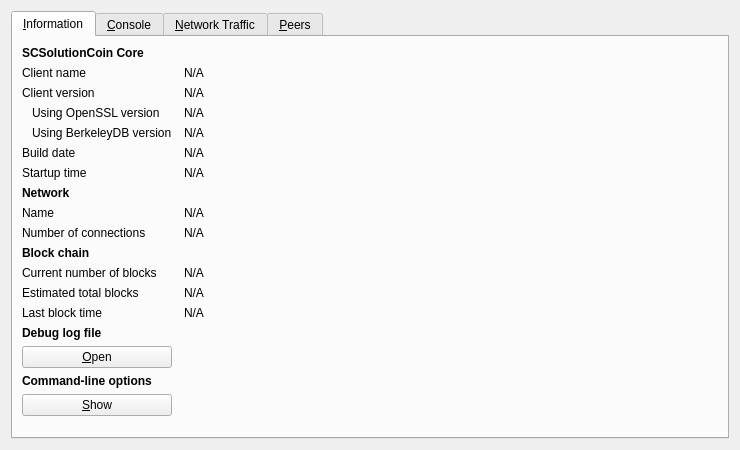
<?xml version="1.0" encoding="UTF-8"?>
<ui version="4.0">
 <class>RPCConsole</class>
 <widget class="QDialog" name="RPCConsole">
  <property name="geometry">
   <rect>
    <x>0</x>
    <y>0</y>
    <width>740</width>
    <height>450</height>
   </rect>
  </property>
  <property name="windowTitle">
   <string>SCSolutionCoin - Debug window</string>
  </property>
  <layout class="QVBoxLayout" name="verticalLayout_2">
   <item>
    <widget class="QTabWidget" name="tabWidget">
     <property name="currentIndex">
      <number>0</number>
     </property>
     <widget class="QWidget" name="tab_info">
      <attribute name="title">
       <string>&amp;Information</string>
      </attribute>
      <layout class="QGridLayout" name="gridLayout" columnstretch="0,1">
       <property name="horizontalSpacing">
        <number>12</number>
       </property>
       <item row="0" column="0">
        <widget class="QLabel" name="label_9">
         <property name="font">
          <font>
           <weight>75</weight>
           <bold>true</bold>
          </font>
         </property>
         <property name="text">
          <string>SCSolutionCoin Core</string>
         </property>
        </widget>
       </item>
       <item row="1" column="0">
        <widget class="QLabel" name="label_5">
         <property name="text">
          <string>Client name</string>
         </property>
        </widget>
       </item>
       <item row="1" column="1">
        <widget class="QLabel" name="clientName">
         <property name="cursor">
          <cursorShape>IBeamCursor</cursorShape>
         </property>
         <property name="text">
          <string>N/A</string>
         </property>
         <property name="textFormat">
          <enum>Qt::PlainText</enum>
         </property>
         <property name="textInteractionFlags">
          <set>Qt::LinksAccessibleByMouse|Qt::TextSelectableByKeyboard|Qt::TextSelectableByMouse</set>
         </property>
        </widget>
       </item>
       <item row="2" column="0">
        <widget class="QLabel" name="label_6">
         <property name="text">
          <string>Client version</string>
         </property>
        </widget>
       </item>
       <item row="2" column="1">
        <widget class="QLabel" name="clientVersion">
         <property name="cursor">
          <cursorShape>IBeamCursor</cursorShape>
         </property>
         <property name="text">
          <string>N/A</string>
         </property>
         <property name="textFormat">
          <enum>Qt::PlainText</enum>
         </property>
         <property name="textInteractionFlags">
          <set>Qt::LinksAccessibleByMouse|Qt::TextSelectableByKeyboard|Qt::TextSelectableByMouse</set>
         </property>
        </widget>
       </item>
       <item row="3" column="0">
        <widget class="QLabel" name="label_14">
         <property name="text">
          <string>Using OpenSSL version</string>
         </property>
         <property name="indent">
          <number>10</number>
         </property>
        </widget>
       </item>
       <item row="3" column="1">
        <widget class="QLabel" name="openSSLVersion">
         <property name="cursor">
          <cursorShape>IBeamCursor</cursorShape>
         </property>
         <property name="text">
          <string>N/A</string>
         </property>
         <property name="textFormat">
          <enum>Qt::PlainText</enum>
         </property>
         <property name="textInteractionFlags">
          <set>Qt::LinksAccessibleByMouse|Qt::TextSelectableByKeyboard|Qt::TextSelectableByMouse</set>
         </property>
        </widget>
       </item>
       <item row="4" column="0">
        <widget class="QLabel" name="label_berkeleyDBVersion">
         <property name="text">
          <string>Using BerkeleyDB version</string>
         </property>
         <property name="indent">
          <number>10</number>
         </property>
        </widget>
       </item>
       <item row="4" column="1">
        <widget class="QLabel" name="berkeleyDBVersion">
         <property name="cursor">
          <cursorShape>IBeamCursor</cursorShape>
         </property>
         <property name="text">
          <string>N/A</string>
         </property>
         <property name="textFormat">
          <enum>Qt::PlainText</enum>
         </property>
         <property name="textInteractionFlags">
          <set>Qt::LinksAccessibleByMouse|Qt::TextSelectableByKeyboard|Qt::TextSelectableByMouse</set>
         </property>
        </widget>
       </item>
       <item row="5" column="0">
        <widget class="QLabel" name="label_12">
         <property name="text">
          <string>Build date</string>
         </property>
        </widget>
       </item>
       <item row="5" column="1">
        <widget class="QLabel" name="buildDate">
         <property name="cursor">
          <cursorShape>IBeamCursor</cursorShape>
         </property>
         <property name="text">
          <string>N/A</string>
         </property>
         <property name="textFormat">
          <enum>Qt::PlainText</enum>
         </property>
         <property name="textInteractionFlags">
          <set>Qt::LinksAccessibleByMouse|Qt::TextSelectableByKeyboard|Qt::TextSelectableByMouse</set>
         </property>
        </widget>
       </item>
       <item row="6" column="0">
        <widget class="QLabel" name="label_13">
         <property name="text">
          <string>Startup time</string>
         </property>
        </widget>
       </item>
       <item row="6" column="1">
        <widget class="QLabel" name="startupTime">
         <property name="cursor">
          <cursorShape>IBeamCursor</cursorShape>
         </property>
         <property name="text">
          <string>N/A</string>
         </property>
         <property name="textFormat">
          <enum>Qt::PlainText</enum>
         </property>
         <property name="textInteractionFlags">
          <set>Qt::LinksAccessibleByMouse|Qt::TextSelectableByKeyboard|Qt::TextSelectableByMouse</set>
         </property>
        </widget>
       </item>
       <item row="7" column="0">
        <widget class="QLabel" name="label_11">
         <property name="font">
          <font>
           <weight>75</weight>
           <bold>true</bold>
          </font>
         </property>
         <property name="text">
          <string>Network</string>
         </property>
        </widget>
       </item>
       <item row="8" column="0">
        <widget class="QLabel" name="label_8">
         <property name="text">
          <string>Name</string>
         </property>
        </widget>
       </item>
       <item row="8" column="1">
        <widget class="QLabel" name="networkName">
         <property name="cursor">
          <cursorShape>IBeamCursor</cursorShape>
         </property>
         <property name="text">
          <string>N/A</string>
         </property>
         <property name="textFormat">
          <enum>Qt::PlainText</enum>
         </property>
         <property name="textInteractionFlags">
          <set>Qt::LinksAccessibleByMouse|Qt::TextSelectableByKeyboard|Qt::TextSelectableByMouse</set>
         </property>
        </widget>
       </item>
       <item row="9" column="0">
        <widget class="QLabel" name="label_7">
         <property name="text">
          <string>Number of connections</string>
         </property>
        </widget>
       </item>
       <item row="9" column="1">
        <widget class="QLabel" name="numberOfConnections">
         <property name="cursor">
          <cursorShape>IBeamCursor</cursorShape>
         </property>
         <property name="text">
          <string>N/A</string>
         </property>
         <property name="textFormat">
          <enum>Qt::PlainText</enum>
         </property>
         <property name="textInteractionFlags">
          <set>Qt::LinksAccessibleByMouse|Qt::TextSelectableByKeyboard|Qt::TextSelectableByMouse</set>
         </property>
        </widget>
       </item>
       <item row="10" column="0">
        <widget class="QLabel" name="label_10">
         <property name="font">
          <font>
           <weight>75</weight>
           <bold>true</bold>
          </font>
         </property>
         <property name="text">
          <string>Block chain</string>
         </property>
        </widget>
       </item>
       <item row="11" column="0">
        <widget class="QLabel" name="label_3">
         <property name="text">
          <string>Current number of blocks</string>
         </property>
        </widget>
       </item>
       <item row="11" column="1">
        <widget class="QLabel" name="numberOfBlocks">
         <property name="cursor">
          <cursorShape>IBeamCursor</cursorShape>
         </property>
         <property name="text">
          <string>N/A</string>
         </property>
         <property name="textFormat">
          <enum>Qt::PlainText</enum>
         </property>
         <property name="textInteractionFlags">
          <set>Qt::LinksAccessibleByMouse|Qt::TextSelectableByKeyboard|Qt::TextSelectableByMouse</set>
         </property>
        </widget>
       </item>
       <item row="12" column="0">
        <widget class="QLabel" name="label_4">
         <property name="text">
          <string>Estimated total blocks</string>
         </property>
        </widget>
       </item>
       <item row="12" column="1">
        <widget class="QLabel" name="totalBlocks">
         <property name="cursor">
          <cursorShape>IBeamCursor</cursorShape>
         </property>
         <property name="text">
          <string>N/A</string>
         </property>
         <property name="textFormat">
          <enum>Qt::PlainText</enum>
         </property>
         <property name="textInteractionFlags">
          <set>Qt::LinksAccessibleByMouse|Qt::TextSelectableByKeyboard|Qt::TextSelectableByMouse</set>
         </property>
        </widget>
       </item>
       <item row="13" column="0">
        <widget class="QLabel" name="label_2">
         <property name="text">
          <string>Last block time</string>
         </property>
        </widget>
       </item>
       <item row="13" column="1">
        <widget class="QLabel" name="lastBlockTime">
         <property name="cursor">
          <cursorShape>IBeamCursor</cursorShape>
         </property>
         <property name="text">
          <string>N/A</string>
         </property>
         <property name="textFormat">
          <enum>Qt::PlainText</enum>
         </property>
         <property name="textInteractionFlags">
          <set>Qt::LinksAccessibleByMouse|Qt::TextSelectableByKeyboard|Qt::TextSelectableByMouse</set>
         </property>
        </widget>
       </item>
       <item row="13" column="0">
        <spacer name="verticalSpacer_2">
         <property name="orientation">
          <enum>Qt::Vertical</enum>
         </property>
         <property name="sizeHint" stdset="0">
          <size>
           <width>20</width>
           <height>20</height>
          </size>
         </property>
        </spacer>
       </item>
       <item row="14" column="0">
        <widget class="QLabel" name="labelDebugLogfile">
         <property name="font">
          <font>
           <weight>75</weight>
           <bold>true</bold>
          </font>
         </property>
         <property name="text">
          <string>Debug log file</string>
         </property>
        </widget>
       </item>
       <item row="15" column="0">
        <widget class="QPushButton" name="openDebugLogfileButton">
         <property name="toolTip">
          <string>Open the SCSolutionCoin debug log file from the current data directory. This can take a few seconds for large log files.</string>
         </property>
         <property name="text">
          <string>&amp;Open</string>
         </property>
         <property name="autoDefault">
          <bool>false</bool>
         </property>
        </widget>
       </item>
       <item row="16" column="0">
        <widget class="QLabel" name="labelCLOptions">
         <property name="font">
          <font>
           <weight>75</weight>
           <bold>true</bold>
          </font>
         </property>
         <property name="text">
          <string>Command-line options</string>
         </property>
        </widget>
       </item>
       <item row="17" column="0">
        <widget class="QPushButton" name="showCLOptionsButton">
         <property name="toolTip">
          <string>Show the SCSolutionCoin help message to get a list with possible SCSolutionCoin command-line options.</string>
         </property>
         <property name="text">
          <string>&amp;Show</string>
         </property>
         <property name="autoDefault">
          <bool>false</bool>
         </property>
        </widget>
       </item>
       <item row="18" column="0">
        <spacer name="verticalSpacer">
         <property name="orientation">
          <enum>Qt::Vertical</enum>
         </property>
         <property name="sizeHint" stdset="0">
          <size>
           <width>20</width>
           <height>40</height>
          </size>
         </property>
        </spacer>
       </item>
      </layout>
     </widget>
     <widget class="QWidget" name="tab_console">
      <attribute name="title">
       <string>&amp;Console</string>
      </attribute>
      <layout class="QVBoxLayout" name="verticalLayout_3">
       <property name="spacing">
        <number>3</number>
       </property>
       <item>
        <widget class="QTextEdit" name="messagesWidget">
         <property name="minimumSize">
          <size>
           <width>0</width>
           <height>100</height>
          </size>
         </property>
         <property name="readOnly">
          <bool>true</bool>
         </property>
         <property name="tabKeyNavigation" stdset="0">
          <bool>false</bool>
         </property>
         <property name="columnCount" stdset="0">
          <number>2</number>
         </property>
        </widget>
       </item>
       <item>
        <layout class="QHBoxLayout" name="horizontalLayout">
         <property name="spacing">
          <number>3</number>
         </property>
         <item>
          <widget class="QLabel" name="label">
           <property name="text">
            <string notr="true">&gt;</string>
           </property>
          </widget>
         </item>
         <item>
          <widget class="QLineEdit" name="lineEdit"/>
         </item>
         <item>
          <widget class="QPushButton" name="clearButton">
           <property name="maximumSize">
            <size>
             <width>24</width>
             <height>24</height>
            </size>
           </property>
           <property name="toolTip">
            <string>Clear console</string>
           </property>
           <property name="text">
            <string/>
           </property>
           <property name="icon">
            <iconset resource="../../../scsolutioncoin.qrc">
             <normaloff>:/icons/remove</normaloff>:/icons/remove</iconset>
           </property>
           <property name="shortcut">
            <string notr="true">Ctrl+L</string>
           </property>
           <property name="autoDefault">
            <bool>false</bool>
           </property>
          </widget>
         </item>
        </layout>
       </item>
      </layout>
     </widget>
     <widget class="QWidget" name="tab_nettraffic">
      <attribute name="title">
       <string>&amp;Network Traffic</string>
      </attribute>
      <layout class="QHBoxLayout" name="horizontalLayout_3">
       <item>
        <layout class="QVBoxLayout" name="verticalLayout_4">
         <item>
          <widget class="TrafficGraphWidget" name="trafficGraph" native="true">
           <property name="sizePolicy">
            <sizepolicy hsizetype="Expanding" vsizetype="Expanding">
             <horstretch>0</horstretch>
             <verstretch>0</verstretch>
            </sizepolicy>
           </property>
          </widget>
         </item>
         <item>
          <layout class="QHBoxLayout" name="horizontalLayout_2">
           <item>
            <widget class="QSlider" name="sldGraphRange">
             <property name="minimum">
              <number>1</number>
             </property>
             <property name="maximum">
              <number>288</number>
             </property>
             <property name="pageStep">
              <number>12</number>
             </property>
             <property name="value">
              <number>6</number>
             </property>
             <property name="orientation">
              <enum>Qt::Horizontal</enum>
             </property>
            </widget>
           </item>
           <item>
            <widget class="QLabel" name="lblGraphRange">
             <property name="minimumSize">
              <size>
               <width>100</width>
               <height>0</height>
              </size>
             </property>
             <property name="alignment">
              <set>Qt::AlignCenter</set>
             </property>
            </widget>
           </item>
           <item>
            <widget class="QPushButton" name="btnClearTrafficGraph">
             <property name="text">
              <string>&amp;Clear</string>
             </property>
             <property name="autoDefault">
              <bool>false</bool>
             </property>
            </widget>
           </item>
          </layout>
         </item>
        </layout>
       </item>
       <item>
        <layout class="QVBoxLayout" name="verticalLayout">
         <item>
          <widget class="QGroupBox" name="groupBox">
           <property name="title">
            <string>Totals</string>
           </property>
           <layout class="QVBoxLayout" name="verticalLayout_5">
            <item>
             <layout class="QHBoxLayout" name="horizontalLayout_4">
              <item>
               <widget class="Line" name="line">
                <property name="sizePolicy">
                 <sizepolicy hsizetype="Fixed" vsizetype="Fixed">
                  <horstretch>0</horstretch>
                  <verstretch>0</verstretch>
                 </sizepolicy>
                </property>
                <property name="minimumSize">
                 <size>
                  <width>10</width>
                  <height>0</height>
                 </size>
                </property>
                <property name="palette">
                 <palette>
                  <active>
                   <colorrole role="Light">
                    <brush brushstyle="SolidPattern">
                     <color alpha="255">
                      <red>0</red>
                      <green>255</green>
                      <blue>0</blue>
                     </color>
                    </brush>
                   </colorrole>
                  </active>
                  <inactive>
                   <colorrole role="Light">
                    <brush brushstyle="SolidPattern">
                     <color alpha="255">
                      <red>0</red>
                      <green>255</green>
                      <blue>0</blue>
                     </color>
                    </brush>
                   </colorrole>
                  </inactive>
                  <disabled>
                   <colorrole role="Light">
                    <brush brushstyle="SolidPattern">
                     <color alpha="255">
                      <red>0</red>
                      <green>255</green>
                      <blue>0</blue>
                     </color>
                    </brush>
                   </colorrole>
                  </disabled>
                 </palette>
                </property>
                <property name="orientation">
                 <enum>Qt::Horizontal</enum>
                </property>
               </widget>
              </item>
              <item>
               <widget class="QLabel" name="label_16">
                <property name="text">
                 <string>In:</string>
                </property>
               </widget>
              </item>
              <item>
               <widget class="QLabel" name="lblBytesIn">
                <property name="minimumSize">
                 <size>
                  <width>50</width>
                  <height>0</height>
                 </size>
                </property>
                <property name="alignment">
                 <set>Qt::AlignRight|Qt::AlignTrailing|Qt::AlignVCenter</set>
                </property>
               </widget>
              </item>
             </layout>
            </item>
            <item>
             <layout class="QHBoxLayout" name="horizontalLayout_5">
              <item>
               <widget class="Line" name="line_2">
                <property name="sizePolicy">
                 <sizepolicy hsizetype="Fixed" vsizetype="Fixed">
                  <horstretch>0</horstretch>
                  <verstretch>0</verstretch>
                 </sizepolicy>
                </property>
                <property name="minimumSize">
                 <size>
                  <width>10</width>
                  <height>0</height>
                 </size>
                </property>
                <property name="palette">
                 <palette>
                  <active>
                   <colorrole role="Light">
                    <brush brushstyle="SolidPattern">
                     <color alpha="255">
                      <red>255</red>
                      <green>0</green>
                      <blue>0</blue>
                     </color>
                    </brush>
                   </colorrole>
                  </active>
                  <inactive>
                   <colorrole role="Light">
                    <brush brushstyle="SolidPattern">
                     <color alpha="255">
                      <red>255</red>
                      <green>0</green>
                      <blue>0</blue>
                     </color>
                    </brush>
                   </colorrole>
                  </inactive>
                  <disabled>
                   <colorrole role="Light">
                    <brush brushstyle="SolidPattern">
                     <color alpha="255">
                      <red>255</red>
                      <green>0</green>
                      <blue>0</blue>
                     </color>
                    </brush>
                   </colorrole>
                  </disabled>
                 </palette>
                </property>
                <property name="orientation">
                 <enum>Qt::Horizontal</enum>
                </property>
               </widget>
              </item>
              <item>
               <widget class="QLabel" name="label_17">
                <property name="text">
                 <string>Out:</string>
                </property>
               </widget>
              </item>
              <item>
               <widget class="QLabel" name="lblBytesOut">
                <property name="minimumSize">
                 <size>
                  <width>50</width>
                  <height>0</height>
                 </size>
                </property>
                <property name="alignment">
                 <set>Qt::AlignRight|Qt::AlignTrailing|Qt::AlignVCenter</set>
                </property>
               </widget>
              </item>
             </layout>
            </item>
            <item>
             <spacer name="verticalSpacer_4">
              <property name="orientation">
               <enum>Qt::Vertical</enum>
              </property>
              <property name="sizeHint" stdset="0">
               <size>
                <width>20</width>
                <height>407</height>
               </size>
              </property>
             </spacer>
            </item>
           </layout>
          </widget>
         </item>
        </layout>
       </item>
      </layout>
     </widget>
     <widget class="QWidget" name="tab_peers">
      <attribute name="title">
       <string>&amp;Peers</string>
      </attribute>
      <layout class="QGridLayout" name="gridLayout_2">
       <item row="0" column="0" rowspan="2">
        <widget class="QTableView" name="peerWidget">
         <property name="horizontalScrollBarPolicy">
          <enum>Qt::ScrollBarAsNeeded</enum>
         </property>
         <property name="sortingEnabled">
          <bool>true</bool>
         </property>
         <attribute name="horizontalHeaderHighlightSections">
          <bool>false</bool>
         </attribute>
        </widget>
       </item>
       <item row="0" column="1">
        <widget class="QLabel" name="peerHeading">
         <property name="sizePolicy">
          <sizepolicy hsizetype="Preferred" vsizetype="Minimum">
           <horstretch>0</horstretch>
           <verstretch>0</verstretch>
          </sizepolicy>
         </property>
         <property name="minimumSize">
          <size>
           <width>300</width>
           <height>32</height>
          </size>
         </property>
         <property name="font">
          <font>
           <pointsize>10</pointsize>
          </font>
         </property>
         <property name="cursor">
          <cursorShape>IBeamCursor</cursorShape>
         </property>
         <property name="text">
          <string>Select a peer to view detailed information.</string>
         </property>
         <property name="alignment">
          <set>Qt::AlignHCenter|Qt::AlignTop</set>
         </property>
         <property name="wordWrap">
          <bool>true</bool>
         </property>
         <property name="textInteractionFlags">
          <set>Qt::LinksAccessibleByMouse|Qt::TextSelectableByKeyboard|Qt::TextSelectableByMouse</set>
         </property>
        </widget>
       </item>
       <item row="1" column="1">
        <widget class="QWidget" name="detailWidget" native="true">
         <property name="minimumSize">
          <size>
           <width>300</width>
           <height>0</height>
          </size>
         </property>
         <layout class="QGridLayout" name="gridLayout_3">
          <item row="0" column="0">
           <widget class="QLabel" name="label_23">
            <property name="text">
             <string>Peer ID</string>
            </property>
           </widget>
          </item>
          <item row="0" column="2">
           <widget class="QLabel" name="peerId">
            <property name="cursor">
             <cursorShape>IBeamCursor</cursorShape>
            </property>
            <property name="text">
             <string>N/A</string>
            </property>
            <property name="textFormat">
             <enum>Qt::PlainText</enum>
            </property>
            <property name="textInteractionFlags">
             <set>Qt::LinksAccessibleByMouse|Qt::TextSelectableByKeyboard|Qt::TextSelectableByMouse</set>
            </property>
           </widget>
          </item>
          <item row="1" column="0">
           <widget class="QLabel" name="label_23">
            <property name="text">
             <string>Direction</string>
            </property>
           </widget>
          </item>
          <item row="1" column="2">
           <widget class="QLabel" name="peerDirection">
            <property name="cursor">
             <cursorShape>IBeamCursor</cursorShape>
            </property>
            <property name="text">
             <string>N/A</string>
            </property>
            <property name="textFormat">
             <enum>Qt::PlainText</enum>
            </property>
            <property name="textInteractionFlags">
             <set>Qt::LinksAccessibleByMouse|Qt::TextSelectableByKeyboard|Qt::TextSelectableByMouse</set>
            </property>
           </widget>
          </item>
          <item row="2" column="0">
           <widget class="QLabel" name="label_21">
            <property name="text">
             <string>Version</string>
            </property>
           </widget>
          </item>
          <item row="2" column="2">
           <widget class="QLabel" name="peerVersion">
            <property name="cursor">
             <cursorShape>IBeamCursor</cursorShape>
            </property>
            <property name="text">
             <string>N/A</string>
            </property>
            <property name="textFormat">
             <enum>Qt::PlainText</enum>
            </property>
            <property name="textInteractionFlags">
             <set>Qt::LinksAccessibleByMouse|Qt::TextSelectableByKeyboard|Qt::TextSelectableByMouse</set>
            </property>
           </widget>
          </item>
          <item row="3" column="0">
           <widget class="QLabel" name="label_28">
            <property name="text">
             <string>User Agent</string>
            </property>
           </widget>
          </item>
          <item row="3" column="2">
           <widget class="QLabel" name="peerSubversion">
            <property name="cursor">
             <cursorShape>IBeamCursor</cursorShape>
            </property>
            <property name="text">
             <string>N/A</string>
            </property>
            <property name="textFormat">
             <enum>Qt::PlainText</enum>
            </property>
            <property name="textInteractionFlags">
             <set>Qt::LinksAccessibleByMouse|Qt::TextSelectableByKeyboard|Qt::TextSelectableByMouse</set>
            </property>
           </widget>
          </item>
          <item row="4" column="0">
           <widget class="QLabel" name="label_4">
            <property name="text">
             <string>Services</string>
            </property>
           </widget>
          </item>
          <item row="4" column="2">
           <widget class="QLabel" name="peerServices">
            <property name="cursor">
             <cursorShape>IBeamCursor</cursorShape>
            </property>
            <property name="text">
             <string>N/A</string>
            </property>
            <property name="textFormat">
             <enum>Qt::PlainText</enum>
            </property>
            <property name="textInteractionFlags">
             <set>Qt::LinksAccessibleByMouse|Qt::TextSelectableByKeyboard|Qt::TextSelectableByMouse</set>
            </property>
           </widget>
          </item>
          <item row="5" column="0">
           <widget class="QLabel" name="label_29">
            <property name="text">
             <string>Starting Height</string>
            </property>
           </widget>
          </item>
          <item row="5" column="2">
           <widget class="QLabel" name="peerHeight">
            <property name="cursor">
             <cursorShape>IBeamCursor</cursorShape>
            </property>
            <property name="text">
             <string>N/A</string>
            </property>
            <property name="textFormat">
             <enum>Qt::PlainText</enum>
            </property>
            <property name="textInteractionFlags">
             <set>Qt::LinksAccessibleByMouse|Qt::TextSelectableByKeyboard|Qt::TextSelectableByMouse</set>
            </property>
           </widget>
          </item>
          <item row="6" column="0">
           <widget class="QLabel" name="label_27">
            <property name="text">
             <string>Sync Height</string>
            </property>
           </widget>
          </item>
          <item row="6" column="2">
           <widget class="QLabel" name="peerSyncHeight">
            <property name="cursor">
             <cursorShape>IBeamCursor</cursorShape>
            </property>
            <property name="text">
             <string>N/A</string>
            </property>
            <property name="textFormat">
             <enum>Qt::PlainText</enum>
            </property>
            <property name="textInteractionFlags">
             <set>Qt::LinksAccessibleByMouse|Qt::TextSelectableByKeyboard|Qt::TextSelectableByMouse</set>
            </property>
           </widget>
          </item>
          <item row="7" column="0">
           <widget class="QLabel" name="label_24">
            <property name="text">
             <string>Ban Score</string>
            </property>
           </widget>
          </item>
          <item row="7" column="2">
           <widget class="QLabel" name="peerBanScore">
            <property name="cursor">
             <cursorShape>IBeamCursor</cursorShape>
            </property>
            <property name="text">
             <string>N/A</string>
            </property>
            <property name="textFormat">
             <enum>Qt::PlainText</enum>
            </property>
            <property name="textInteractionFlags">
             <set>Qt::LinksAccessibleByMouse|Qt::TextSelectableByKeyboard|Qt::TextSelectableByMouse</set>
            </property>
           </widget>
          </item>
          <item row="8" column="0">
           <widget class="QLabel" name="label_22">
            <property name="text">
             <string>Connection Time</string>
            </property>
           </widget>
          </item>
          <item row="8" column="2">
           <widget class="QLabel" name="peerConnTime">
            <property name="cursor">
             <cursorShape>IBeamCursor</cursorShape>
            </property>
            <property name="text">
             <string>N/A</string>
            </property>
            <property name="textFormat">
             <enum>Qt::PlainText</enum>
            </property>
            <property name="textInteractionFlags">
             <set>Qt::LinksAccessibleByMouse|Qt::TextSelectableByKeyboard|Qt::TextSelectableByMouse</set>
            </property>
           </widget>
          </item>
          <item row="9" column="0">
           <widget class="QLabel" name="label_15">
            <property name="text">
             <string>Last Send</string>
            </property>
           </widget>
          </item>
          <item row="9" column="2">
           <widget class="QLabel" name="peerLastSend">
            <property name="cursor">
             <cursorShape>IBeamCursor</cursorShape>
            </property>
            <property name="text">
             <string>N/A</string>
            </property>
            <property name="textFormat">
             <enum>Qt::PlainText</enum>
            </property>
            <property name="textInteractionFlags">
             <set>Qt::LinksAccessibleByMouse|Qt::TextSelectableByKeyboard|Qt::TextSelectableByMouse</set>
            </property>
           </widget>
          </item>
          <item row="10" column="0">
           <widget class="QLabel" name="label_19">
            <property name="text">
             <string>Last Receive</string>
            </property>
           </widget>
          </item>
          <item row="10" column="2">
           <widget class="QLabel" name="peerLastRecv">
            <property name="cursor">
             <cursorShape>IBeamCursor</cursorShape>
            </property>
            <property name="text">
             <string>N/A</string>
            </property>
            <property name="textFormat">
             <enum>Qt::PlainText</enum>
            </property>
            <property name="textInteractionFlags">
             <set>Qt::LinksAccessibleByMouse|Qt::TextSelectableByKeyboard|Qt::TextSelectableByMouse</set>
            </property>
           </widget>
          </item>
          <item row="11" column="0">
           <widget class="QLabel" name="label_18">
            <property name="text">
             <string>Bytes Sent</string>
            </property>
           </widget>
          </item>
          <item row="11" column="2">
           <widget class="QLabel" name="peerBytesSent">
            <property name="cursor">
             <cursorShape>IBeamCursor</cursorShape>
            </property>
            <property name="text">
             <string>N/A</string>
            </property>
            <property name="textFormat">
             <enum>Qt::PlainText</enum>
            </property>
            <property name="textInteractionFlags">
             <set>Qt::LinksAccessibleByMouse|Qt::TextSelectableByKeyboard|Qt::TextSelectableByMouse</set>
            </property>
           </widget>
          </item>
          <item row="12" column="0">
           <widget class="QLabel" name="label_20">
            <property name="text">
             <string>Bytes Received</string>
            </property>
           </widget>
          </item>
          <item row="12" column="2">
           <widget class="QLabel" name="peerBytesRecv">
            <property name="cursor">
             <cursorShape>IBeamCursor</cursorShape>
            </property>
            <property name="text">
             <string>N/A</string>
            </property>
            <property name="textFormat">
             <enum>Qt::PlainText</enum>
            </property>
            <property name="textInteractionFlags">
             <set>Qt::LinksAccessibleByMouse|Qt::TextSelectableByKeyboard|Qt::TextSelectableByMouse</set>
            </property>
           </widget>
          </item>
          <item row="13" column="0">
           <widget class="QLabel" name="label_26">
            <property name="text">
             <string>Ping Time</string>
            </property>
           </widget>
          </item>
          <item row="13" column="2">
           <widget class="QLabel" name="peerPingTime">
            <property name="cursor">
             <cursorShape>IBeamCursor</cursorShape>
            </property>
            <property name="text">
             <string>N/A</string>
            </property>
            <property name="textFormat">
             <enum>Qt::PlainText</enum>
            </property>
            <property name="textInteractionFlags">
             <set>Qt::LinksAccessibleByMouse|Qt::TextSelectableByKeyboard|Qt::TextSelectableByMouse</set>
            </property>
           </widget>
          </item>
          <item row="14" column="0">
           <widget class="QLabel" name="label_timeoffset">
            <property name="text">
             <string>Time Offset</string>
            </property>
           </widget>
          </item>
          <item row="14" column="2">
           <widget class="QLabel" name="timeoffset">
            <property name="cursor">
             <cursorShape>IBeamCursor</cursorShape>
            </property>
            <property name="text">
             <string>N/A</string>
            </property>
            <property name="textFormat">
             <enum>Qt::PlainText</enum>
            </property>
            <property name="textInteractionFlags">
             <set>Qt::LinksAccessibleByMouse|Qt::TextSelectableByKeyboard|Qt::TextSelectableByMouse</set>
            </property>
           </widget>
          </item>
          <item row="15" column="1">
           <spacer name="verticalSpacer_3">
            <property name="orientation">
             <enum>Qt::Vertical</enum>
            </property>
            <property name="sizeHint" stdset="0">
             <size>
              <width>20</width>
              <height>40</height>
             </size>
            </property>
           </spacer>
          </item>
         </layout>
        </widget>
       </item>
      </layout>
     </widget>
    </widget>
   </item>
  </layout>
 </widget>
 <customwidgets>
  <customwidget>
   <class>TrafficGraphWidget</class>
   <extends>QWidget</extends>
   <header>trafficgraphwidget.h</header>
   <container>1</container>
   <slots>
    <slot>clear()</slot>
   </slots>
  </customwidget>
 </customwidgets>
 <resources>
  <include location="../../../scsolutioncoin.qrc"/>
 </resources>
 <connections/>
</ui>
